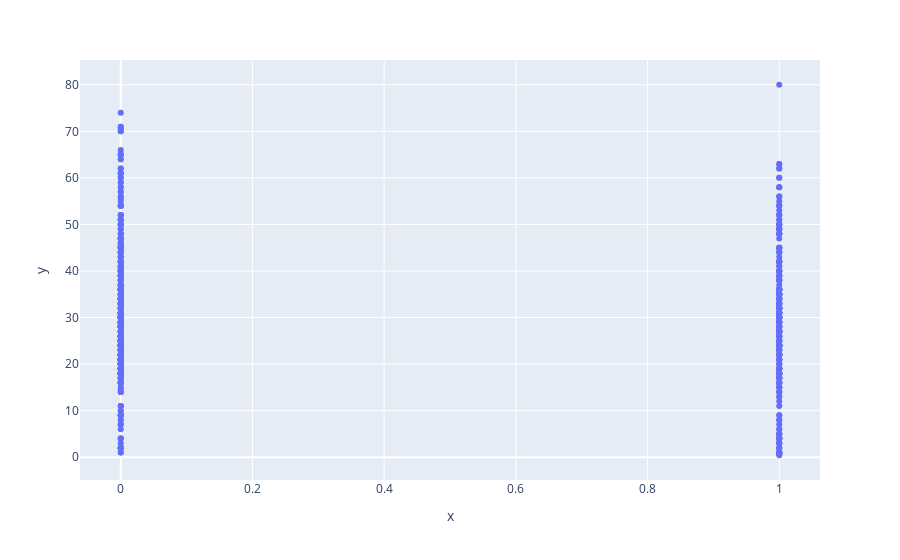

The notebook cell saved with this chart:
### Code cell
import plotly.express as px
fig = px.scatter(x=df_train['Survived'], y=df_train['Age'])
fig.show()

### Figure 1 — Plotly figure (JSON) as saved in the notebook; plotly's stock layout.template omitted (floating-point values rounded to 4 significant figures; data arrays with more than 128 entries replaced by an {"elided": "..."} marker saying what was removed)
{"data": [{"hoverlabel": {"namelength": 0}, "hovertemplate": "x=%{x}<br>y=%{y}", "legendgroup": "", "marker": {"color": "#636efa", "symbol": "circle"}, "mode": "markers", "name": "", "showlegend": false, "type": "scatter", "x": {"elided": "891 int values"}, "xaxis": "x", "y": {"elided": "891 float values"}, "yaxis": "y"}], "layout": {"legend": {"tracegroupgap": 0}, "margin": {"t": 60}, "xaxis": {"anchor": "y", "domain": [0, 1], "title": {"text": "x"}}, "yaxis": {"anchor": "x", "domain": [0, 1], "title": {"text": "y"}}}}
